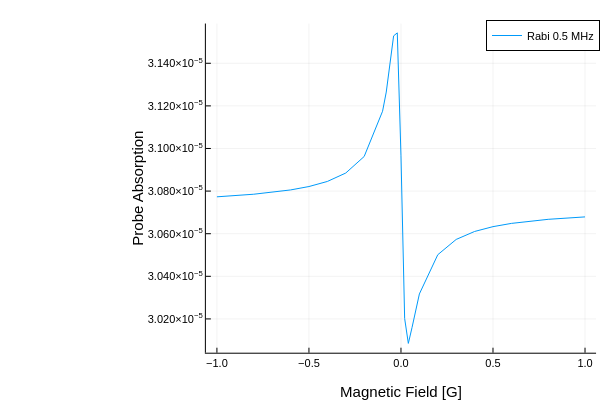

Notebook cell for this chart:
### Code cell
dfOmega0k5=DataFrame(B=xOmega0k5,Absorption=yOmega0k5)
CSV.write("CsD1_33_Omega0k5.csv",dfOmega2)
plot(xOmega0k5,yOmega0k5,xlabel="Magnetic Field [G]",ylabel="Probe Absorption",label="Rabi 0.5 MHz")

### Figure 1 — Plotly figure (JSON) as saved in the notebook; plotly's stock layout.template omitted (floating-point values rounded to 4 significant figures)
{"data": [{"colorbar": {"len": 0.9143, "title": "", "x": 0.9934, "y": 0.533}, "legendgroup": "Rabi 0.5 MHz", "line": {"color": "rgba(0, 154, 250, 1.000)", "dash": "solid", "shape": "linear", "width": 1}, "mode": "lines", "name": "Rabi 0.5 MHz", "showlegend": true, "type": "scatter", "x": [-1, -0.8, -0.6, -0.5, -0.4, -0.3, -0.2, -0.1, -0.08, -0.06, -0.04, -0.02, 0, 0.02, 0.04, 0.06, 0.08, 0.1, 0.2, 0.3, 0.4, 0.5, 0.6, 0.8, 1], "xaxis": "x", "y": [3.077e-05, 3.079e-05, 3.081e-05, 3.082e-05, 3.085e-05, 3.088e-05, 3.096e-05, 3.117e-05, 3.126e-05, 3.139e-05, 3.153e-05, 3.154e-05, 3.097e-05, 3.02e-05, 3.009e-05, 3.016e-05, 3.025e-05, 3.032e-05, 3.05e-05, 3.057e-05, 3.061e-05, 3.063e-05, 3.065e-05, 3.067e-05, 3.068e-05], "yaxis": "y"}], "layout": {"annotations": [], "height": 400, "legend": {"bgcolor": "rgba(255, 255, 255, 1.000)", "bordercolor": "rgba(0, 0, 0, 1.000)", "borderwidth": 1, "font": {"color": "rgba(0, 0, 0, 1.000)", "family": "sans-serif", "size": 11}, "title": {"font": {"color": "rgba(0, 0, 0, 1.000)", "family": "sans-serif", "size": 15}, "text": ""}, "tracegroupgap": 0, "traceorder": "normal", "x": 1, "xanchor": "auto", "y": 1, "yanchor": "auto"}, "margin": {"b": 20, "l": 0, "r": 0, "t": 20}, "paper_bgcolor": "rgba(255, 255, 255, 1.000)", "plot_bgcolor": "rgba(255, 255, 255, 1.000)", "showlegend": true, "width": 600, "xaxis": {"anchor": "y", "domain": [0.3431, 0.9934], "gridcolor": "rgba(0, 0, 0, 0.100)", "gridwidth": 0.5, "linecolor": "rgba(0, 0, 0, 1.000)", "mirror": false, "range": [-1.06, 1.06], "showgrid": true, "showline": true, "showticklabels": true, "tickangle": 0, "tickcolor": "rgb(0, 0, 0)", "tickfont": {"color": "rgba(0, 0, 0, 1.000)", "family": "sans-serif", "size": 11}, "tickmode": "array", "ticks": "inside", "ticktext": ["−1.0", "−0.5", "0.0", "0.5", "1.0"], "tickvals": [-1, -0.5, 0, 0.5, 1], "title": "Magnetic Field [G]", "titlefont": {"color": "rgba(0, 0, 0, 1.000)", "family": "sans-serif", "size": 15}, "type": "-", "visible": true, "zeroline": false, "zerolinecolor": "rgba(0, 0, 0, 1.000)"}, "yaxis": {"anchor": "x", "domain": [0.07581, 0.9902], "gridcolor": "rgba(0, 0, 0, 0.100)", "gridwidth": 0.5, "linecolor": "rgba(0, 0, 0, 1.000)", "mirror": false, "range": [3.004e-05, 3.159e-05], "showgrid": true, "showline": true, "showticklabels": true, "tickangle": 0, "tickcolor": "rgb(0, 0, 0)", "tickfont": {"color": "rgba(0, 0, 0, 1.000)", "family": "sans-serif", "size": 11}, "tickmode": "array", "ticks": "inside", "ticktext": ["3.020×10<sup>−5</sup>", "3.040×10<sup>−5</sup>", "3.060×10<sup>−5</sup>", "3.080×10<sup>−5</sup>", "3.100×10<sup>−5</sup>", "3.120×10<sup>−5</sup>", "3.140×10<sup>−5</sup>"], "tickvals": [3.02e-05, 3.04e-05, 3.06e-05, 3.08e-05, 3.1e-05, 3.12e-05, 3.14e-05], "title": "Probe Absorption", "titlefont": {"color": "rgba(0, 0, 0, 1.000)", "family": "sans-serif", "size": 15}, "type": "-", "visible": true, "zeroline": false, "zerolinecolor": "rgba(0, 0, 0, 1.000)"}}}
